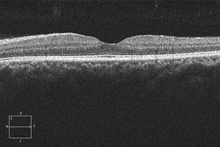
%> input picture denoising/BAYESIAN 2010 PAPER/NORMAL1.jpeg, 220 x 147 px, shrunk from 750 x 500 before the run
$ octave test.m   (GNU Octave 9; MATLAB toolbox functions it lacks are replaced by stand-ins)
%> lines starting %> are read from the running program, lines starting %| are printed output that depends on the picture
### denoising/BAYESIAN 2010 PAPER/bayesEstimateDenoise.m
function res = bayesEstimateDenoise(img, varargin)
% RES = BAYESESTIMATEDENOISE(IMG, VARARGIN);
%
% This function implements the denoising algorithm described in
% "General Bayesian estimation for speckle noise reduction in optical
% coherence tomography retinal imagery" by Alexander Wong, Akshaya Mishra,
% Kostadinka Bizheva and David A.Clausi, Optics Express, April 2010,
% Vol. 18, No. 8, 8338--8352
%
% Parameters:
% img: Input image (preferably log-scaled OCT image)
% varargin: Additional parameters. If not set, default
% variables are used.
%   'sigmaSpatial': Standard deviation of the gaussian spatial
%       sampling distribution
%   'windowSize': (Width-1)/2 of the neighbourhood comparison window
%   'numSamples': Number of samples for the probability estimation
%   'sigmaFactor': Factor + Sigma = treshold for sample inclusion
%   'sigmaMethod': 'local' or 'firstrows'
% res: Denoised image
%
% Calling example:
%
% res = bayesEstimateDenoise(img, 'sigmaSpatial', 2, 'windowSize', 2, ...
%   'sigmaFactor', 2)
%
% This version of the code was revised and commented in December 2011
%
% Authors: Markus Mayer, Martin Kraus, Pattern Recognition Lab, University
% of Erlangen-Nuremberg, markus.mayer@informatik.uni-erlangen.de
%
% You may use this code as you want. I would be grateful if you would go to
% my homepage look for articles that you find worth citing in your next
% publication:
% http://www5.informatik.uni-erlangen.de/en/our-team/mayer-markus
% Thanks, Markus

% Standard parameter set
params.sigmaSpatial = 1.5;
params.windowSize = 3;
params.numSamples = 70;
params.sigmaFactor = 2;
params.sigmaMethod = 'local';

% Get the optional parameters from the varargin cell
if (~isempty(varargin) && iscell(varargin{1}))
    varargin = varargin{1};
end
for k = 1:2:length(varargin)
    if (strcmp(varargin{k}, 'sigmaSpatial'))
        params.sigmaSpatial = varargin{k+1};
    elseif (strcmp(varargin{k}, 'windowSize'))
        params.windowSize = varargin{k+1};
    elseif (strcmp(varargin{k}, 'numSamples'))
        params.numSamples = varargin{k+1};
    elseif (strcmp(varargin{k}, 'sigmaFactor'))
        params.sigmaFactor = varargin{k+1};
    elseif (strcmp(varargin{k}, 'sigmaMethod'))
        params.sigmaMethod = varargin{k+1};
    end
end

% Mirror the image for mean/std computation
imgMirr = [img(:,params.windowSize + 1:-1:2) img img(:,end-1:-1:end-params.windowSize)];
imgMirr = [imgMirr(params.windowSize + 1:-1:2, :); imgMirr; imgMirr(end-1:-1:end-params.windowSize, :)];
imgMirr = double(imgMirr);

res = img;

% Estimate a global standard deviation value of the noise from the first
% rows of a image (useful for retinal OCT-Data)
if strcmp(params.sigmaMethod, 'firstrows')
    regionwidth = 10;
    temp = [reshape(img(1:regionwidth,:),1, size(img,2) * regionwidth)...
    reshape(img(end-regionwidth+1:end,:),1, size(img,2) * regionwidth)];

    sigma = std(double(temp(:)));
end

imgMean = zeros(size(img));
imgStd = zeros(size(img));

% Precompute mean and stdImages
for i = 1:size(img,1)
    for j = 1:size(img,2)
        region = imgMirr(i:i + 2 * params.windowSize, j:j + 2* params.windowSize);
        imgMean(i,j) = mean(region(:));
        imgStd(i,j) = std(region(:));
    end
end

% Go over the image and perform the bayesian estimation of the pixel values
% without noise. See the original paper for details.
for i = 1:size(img,1)
    for j = 1:size(img,2)
        if  strcmp(params.sigmaMethod, 'local')
            sigma = imgStd(i,j);
        end
        compareMean = imgMean(i,j);

        weightSum = 0;
        intensitySum = 0;

        if sigma == 0
            weightSum = 1;
            intensitySum = img(i,j);
        else
            for k = 1:params.numSamples
                criteria = 2 * params.sigmaFactor * sigma;

                x = 0;
                y = 0;

                while criteria > params.sigmaFactor * sigma
                    x = round(randn(1) * params.sigmaSpatial) + i;
                    y = round(randn(1) * params.sigmaSpatial) + j;

                    % Mirror the sampling points if necessary (border lines
                    % doubled). This has nothing to do with the actual paper
                    % implementation (as it is not mentioned), but seemed
                    % reasonable to us.
                    if x < 1
                        if mod(floor(-x / size(img,1)),2) == 0
                            x = abs(x + floor(-x / size(img,1)) * size(img,1)) + 1;
                        else
                            x = x + (floor(-x / size(img,1)) + 1) * size(img,1);
                        end
                    elseif x > size(img,1)
                        if mod(floor(x /size(img,1)),2) == 0
                            x = mod(x,size(img,1));
                        else
                            x = size(img,1) - mod(x,size(img,1)) + 1;
                        end
                    end

                    if y < 1
                        if mod(floor(-y / size(img,2)),2) == 0
                            y = abs(y + floor(-y / size(img,2)) * size(img,2)) + 1;
                        else
                            y = y + (floor(-y / size(img,2)) + 1) * size(img,2);
                        end
                    elseif y > size(img,2)
                        if mod(floor(y /size(img,2)),2) == 0
                            y = mod(y,size(img,2));
                        else
                            y = size(img,2) - mod(y,size(img,2)) + 1;
                        end
                    end

                    % Compute values out of the sampling sites position
                    siteMean = imgMean(x,y);
                    criteria = abs(compareMean - siteMean);
                end

                % Add weight to histogramm (histogram is implicit, as we
                % directly compute the weighted mean of the histogram)
                weight = exp(- (criteria / (2 * sigma * sigma)));
                weightSum = weightSum + weight;
                intensitySum = intensitySum + img(x,y) * weight;
            end
        end

        % Estimate noise-free value
        if weightSum == 0
            res(i,j) = 0;
        else
            res(i,j) = intensitySum / weightSum;
        end
    end
end

### denoising/BAYESIAN 2010 PAPER/test.m
clear all;
close all;
clc;
img = imread('NORMAL1.jpeg');
%> img is the input picture: size 147x220x3 uint8; min 18, max 255, mean 61.3
a1=img(:,:,3);
a = double(a1)/255; % Normalized Image
c = 1; % Constant
f = c*log(1 + (a)); % Log Transform
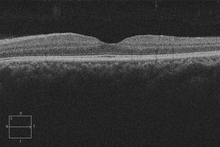
%> f: size 147x220 double; min 0.0682, max 0.693, mean 0.207
subplot(1,2,1),imshow(a1),title('Original Image');
subplot(1,2,2),imshow((f)),title('Log Transformation Image');
res = bayesEstimateDenoise(f);
%> after the loop in bayesEstimateDenoise, `for k = 1:2:length(varargin)`: params = {sigmaSpatial 1.5, windowSize 3, numSamples 70, sigmaFactor 2}; params.numSamples = 70; params.sigmaFactor = 2; params.sigmaMethod = 'local'; params.sigmaSpatial = 1.5; params.windowSize = 3
%> in bayesEstimateDenoise, `imgMirr = [img(:,params.windowSize + 1:-1:2) img img(:,end-1:-1:end-pa..`:
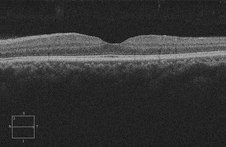
%> imgMirr: size 147x226 double; min 0.0682, max 0.693, mean 0.207
%> in bayesEstimateDenoise, `imgMirr = [imgMirr(params.windowSize + 1:-1:2, :); imgMirr; imgMirr(en..`:
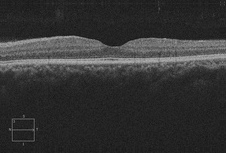
%> imgMirr: size 153x226 double; min 0.0682, max 0.693, mean 0.204
%> after the loop in bayesEstimateDenoise, `for i = 1:size(img,1)`:
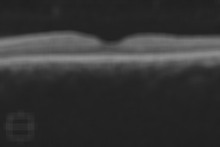
%> imgMean: size 147x220 double; min 0.124, max 0.565, mean 0.207
%> after the loop in bayesEstimateDenoise, `for i = 1:size(img,1)`:
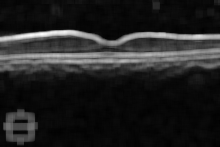
%> imgStd: size 147x220 double; min 0.00616, max 0.212, mean 0.0346; drawn with min black and max white
%> (the run ends here)
